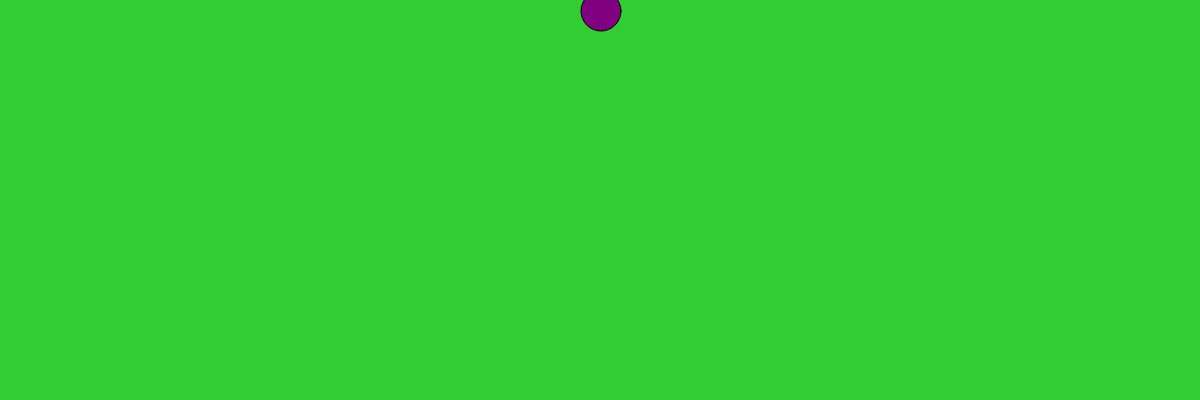
Frame 1 (no input)
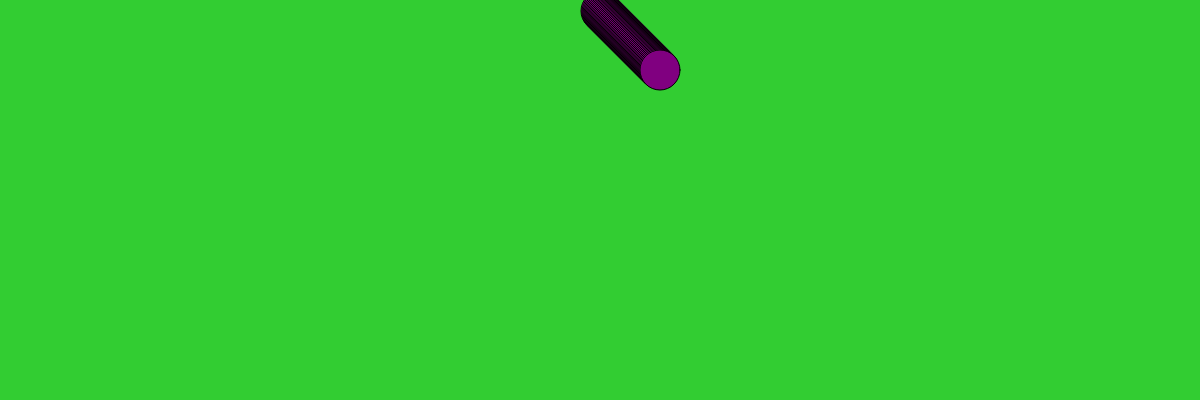
Frame 60 (no input)
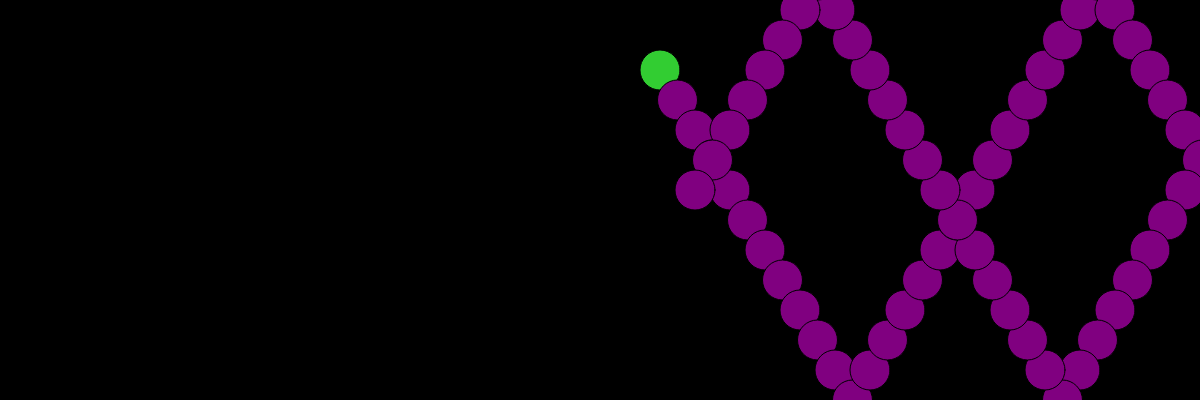
Frame 120 (the mouse pressed at the canvas centre since frame 60)

The p5.js sketch that drew these frames (run headless with seeded random() and noise() and a simulated clock; from frame 60 on, the mouse is pressed at the canvas centre):

// p5.js sketch
// ── sketch.js


let ball = {};
ball.width = 40;
ball.x = 600;
ball.y = 10;
ball.delta_x = 1;
ball.delta_y = 1;
ball.scale_x = 1;
ball.scale_y = 1;

function setup() {
    createCanvas(windowWidth, 400);
    background( 'limegreen' );
}



function draw() {

    ball.x += ball.delta_x * ball.scale_x;
    ball.y += ball.delta_y * ball.scale_y;


    if (ball.x >= width || ball.x <= 0) {
        ball.delta_x = -1 * ball.delta_x;
    }
    if (ball.y >= height || ball.y <= 0) {
        ball.delta_y = -1 * ball.delta_y;
    }

    fill('Purple');
    ellipse(ball.x, ball.y, ball.width, ball.width);
}

function mousePressed() {
    ball.scale_x = map(mouseX, 0, width, 5, 30);
    ball.scale_y = map(mouseY, 0, width, 30, 30);
    if (mouseIsPressed) {
      background('black');
    } else {
      background('limegreen');
    }
    if (mouseIsPressed) {
      fill('limegreen');
      ellipse(ball.x, ball.y, ball.width, ball.width);
    } else {
      fill('Purple');
      ellipse(ball.x, ball.y, ball.width, ball.width);
    }
}
